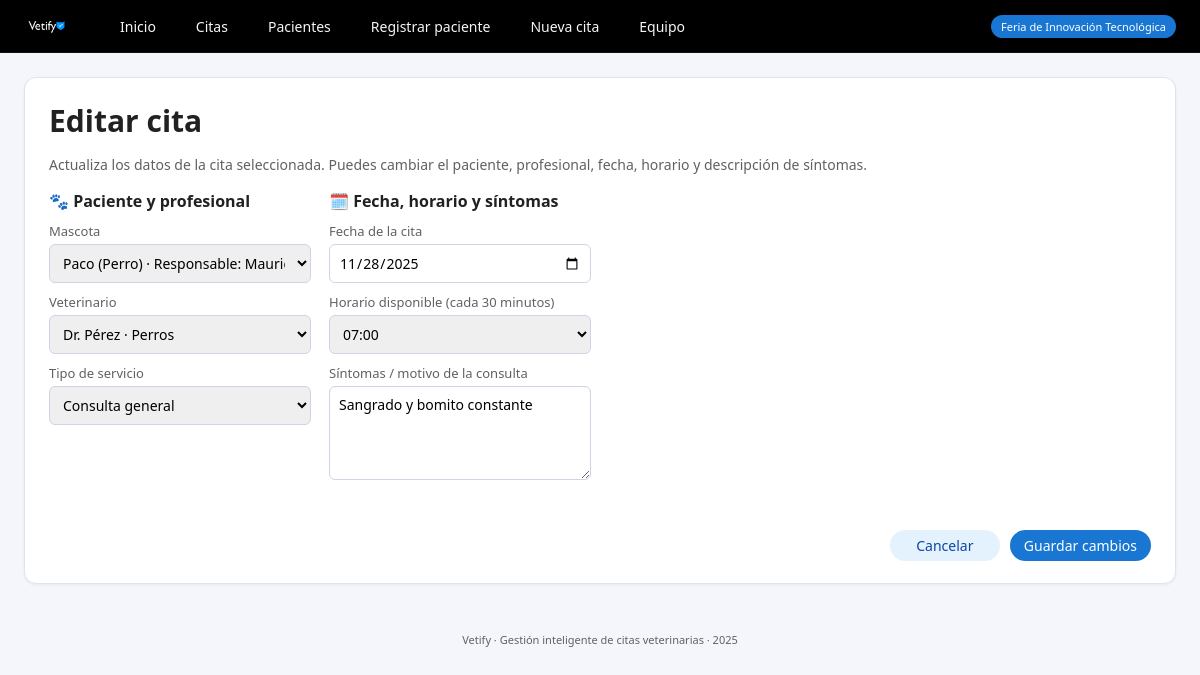
/cita/2/editar, run on an earlier commit of the app's database.
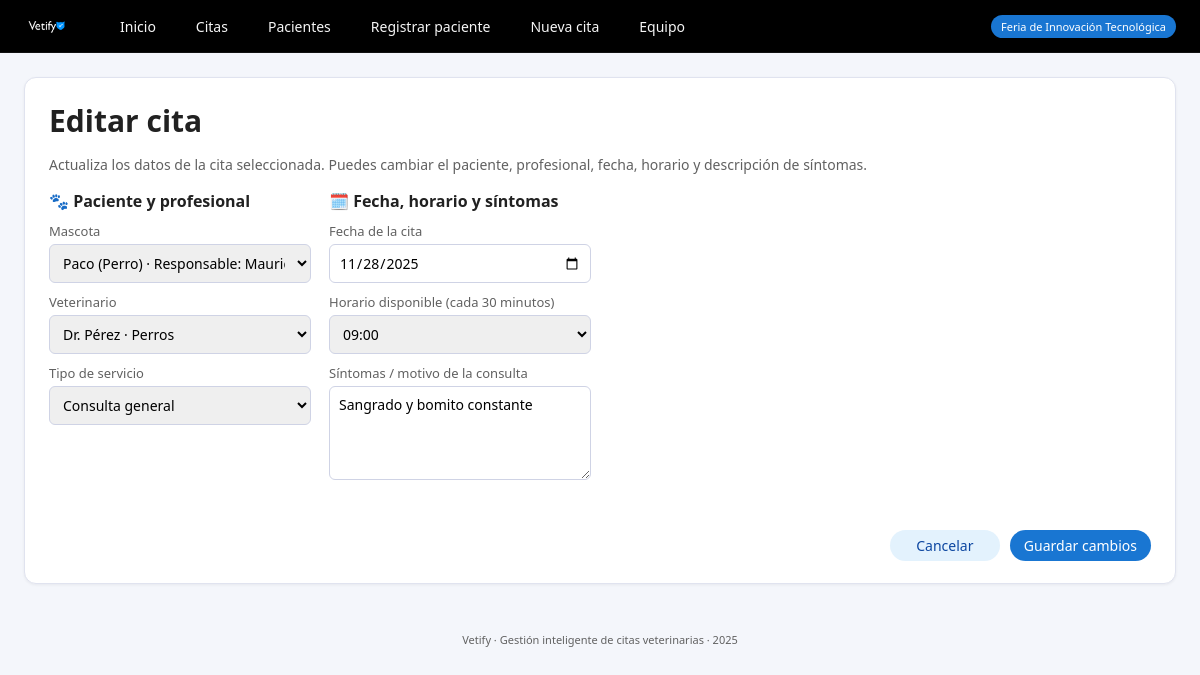
And on a later commit of the database.
### tables this page shows
CREATE TABLE citas (
        id INTEGER PRIMARY KEY AUTOINCREMENT,
        mascota_id INTEGER NOT NULL,
        vet_id INTEGER NOT NULL,
        fecha_hora TEXT NOT NULL,
        tipo_servicio TEXT NOT NULL,
        sintomas TEXT,
        urgencia TEXT,
        estado TEXT NOT NULL DEFAULT 'pendiente',
        FOREIGN KEY (mascota_id) REFERENCES mascotas(id),
        FOREIGN KEY (vet_id) REFERENCES veterinarios(id)
    );

CREATE TABLE mascotas (
        id INTEGER PRIMARY KEY AUTOINCREMENT,
        nombre TEXT NOT NULL,
        tipo TEXT NOT NULL,
        raza TEXT,
        edad INTEGER,
        peso REAL,
        dueno_id INTEGER NOT NULL,
        FOREIGN KEY (dueno_id) REFERENCES duenos(id)
    );

CREATE TABLE veterinarios (
        id INTEGER PRIMARY KEY AUTOINCREMENT,
        nombre TEXT NOT NULL,
        especialidad TEXT NOT NULL,
        telefono TEXT NOT NULL
    );

### app.py (the view, shortened to what this page needs)
@app.route("/cita/<int:cita_id>/editar", methods=["GET", "POST"])
def cita_editar(cita_id: int):
    cita = obtener_cita_cruda(cita_id)
    if not cita:
        flash("La cita seleccionada no existe.", "error")
        return redirect(url_for("citas"))
    mascotas = listar_mascotas()
    vets = listar_veterinarios()
    dt = datetime.fromisoformat(cita["fecha_hora"])
    fecha_cita = dt.date().isoformat()
    hora_cita = dt.time().strftime("%H:%M")
    return render_template(
        "cita_editar.html",
        cita=cita,
        mascotas=mascotas,
        vets=vets,
        fecha_cita=fecha_cita,
        hora_cita=hora_cita
    )

### db.py (called while the page is built)
def get_connection():
    conn = sqlite3.connect(DB_NAME)
    conn.row_factory = sqlite3.Row  # acceder por nombre de columna
    return conn

### services.py (called while the page is built)
def listar_mascotas():
    conn = get_connection()
    cur = conn.cursor()
    cur.execute("""
        SELECT m.id, m.nombre, m.tipo, d.nombre AS dueno
        FROM mascotas m
        JOIN duenos d ON m.dueno_id = d.id
        ORDER BY m.nombre;
    """)
    filas = cur.fetchall()
    conn.close()
    return filas

def listar_veterinarios():
    conn = get_connection()
    cur = conn.cursor()
    cur.execute("""
        SELECT id, nombre, especialidad, telefono
        FROM veterinarios
        ORDER BY nombre;
    """)
    filas = cur.fetchall()
    conn.close()
    return filas

def obtener_cita_cruda(cita_id: int):
    conn = get_connection()
    cur = conn.cursor()
    cur.execute("""
        SELECT id,
               mascota_id,
               vet_id,
               fecha_hora,
               tipo_servicio,
               sintomas,
               urgencia,
               estado
        FROM citas
        WHERE id = ?;
    """, (cita_id,))
    fila = cur.fetchone()
    conn.close()
    return fila

### templates/cita_editar.html (shortened to what this page needs)
{% extends "base.html" %}
{% block content %}
<div class="card form-card">
    <h1>Editar cita</h1>
    <p class="form-sub">
        Actualiza los datos de la cita seleccionada. Puedes cambiar el paciente, profesional,
        fecha, horario y descripción de síntomas.
    </p>
    <form method="post" action="{{ url_for('cita_editar', cita_id=cita['id']) }}">
        <div class="form-grid">
            <section>
                <h2>🐾 Paciente y profesional</h2>
                <label>
                    <span>Mascota</span>
                    <select name="mascota_id" required>
                        {% for m in mascotas %}
                        <option value="{{ m['id'] }}"
                                {% if m['id'] == cita['mascota_id'] %}selected{% endif %}>
                            {{ m['nombre'] }} ({{ m['tipo'] }}) · Responsable: {{ m['dueno'] }}
                        </option>
                        {% endfor %}
                    </select>
                </label>
                <label>
                    <span>Veterinario</span>
                    <select name="vet_id" required>
                        {% for v in vets %}
                        <option value="{{ v['id'] }}"
                                {% if v['id'] == cita['vet_id'] %}selected{% endif %}>
                            {{ v['nombre'] }} · {{ v['especialidad'] }}
                        </option>
                        {% endfor %}
                    </select>
                </label>
                <label>
                    <span>Tipo de servicio</span>
                    <select name="tipo_servicio">
                        {% set ts = cita['tipo_servicio'] %}
                        <option value="Consulta" {% if ts == 'Consulta' %}selected{% endif %}>Consulta general</option>
                    </select>
                </label>
            </section>
            <section>
                <h2>🗓️ Fecha, horario y síntomas</h2>
                <label>
                    <span>Fecha de la cita</span>
                    <input type="date" name="fecha_cita" value="{{ fecha_cita }}" required>
                </label>
                <label>
                    <span>Horario disponible (cada 30 minutos)</span>
                    <select name="hora_cita" required>
                        <optgroup label="Mañana (07:00 - 11:30)">
                            {% for h in ['07:00','07:30','08:00','08:30','09:00','09:30','10:00','10:30','11:00','11:30'] %}
                            <option value="{{ h }}" {% if h == hora_cita %}selected{% endif %}>{{ h }}</option>
                            {% endfor %}
                        </optgroup>
                    </select>
                </label>
                <label>
                    <span>Síntomas / motivo de la consulta</span>
                    <textarea name="sintomas" rows="4"
                              placeholder="Describe brevemente lo que presenta la mascota...">{{ cita['sintomas'] }}</textarea>
                </label>
            </section>
            <div class="form-actions">
                <a href="{{ url_for('cita_detalle', cita_id=cita['id']) }}" class="btn btn-secondary">Cancelar</a>
                <button type="submit" class="btn btn-primary">Guardar cambios</button>
            </div>
        </div>
    </form>
</div>
{% endblock %}

What changed in the data, as far as the page shows it:
changed citas "Sangrado y bomito constante": tipo_servicio (not shown) → "Consulta general"
Also different on the page:
form field hora_cita: "07:00" → "09:00"
form field tipo_servicio: "Consulta general" → (not shown)
